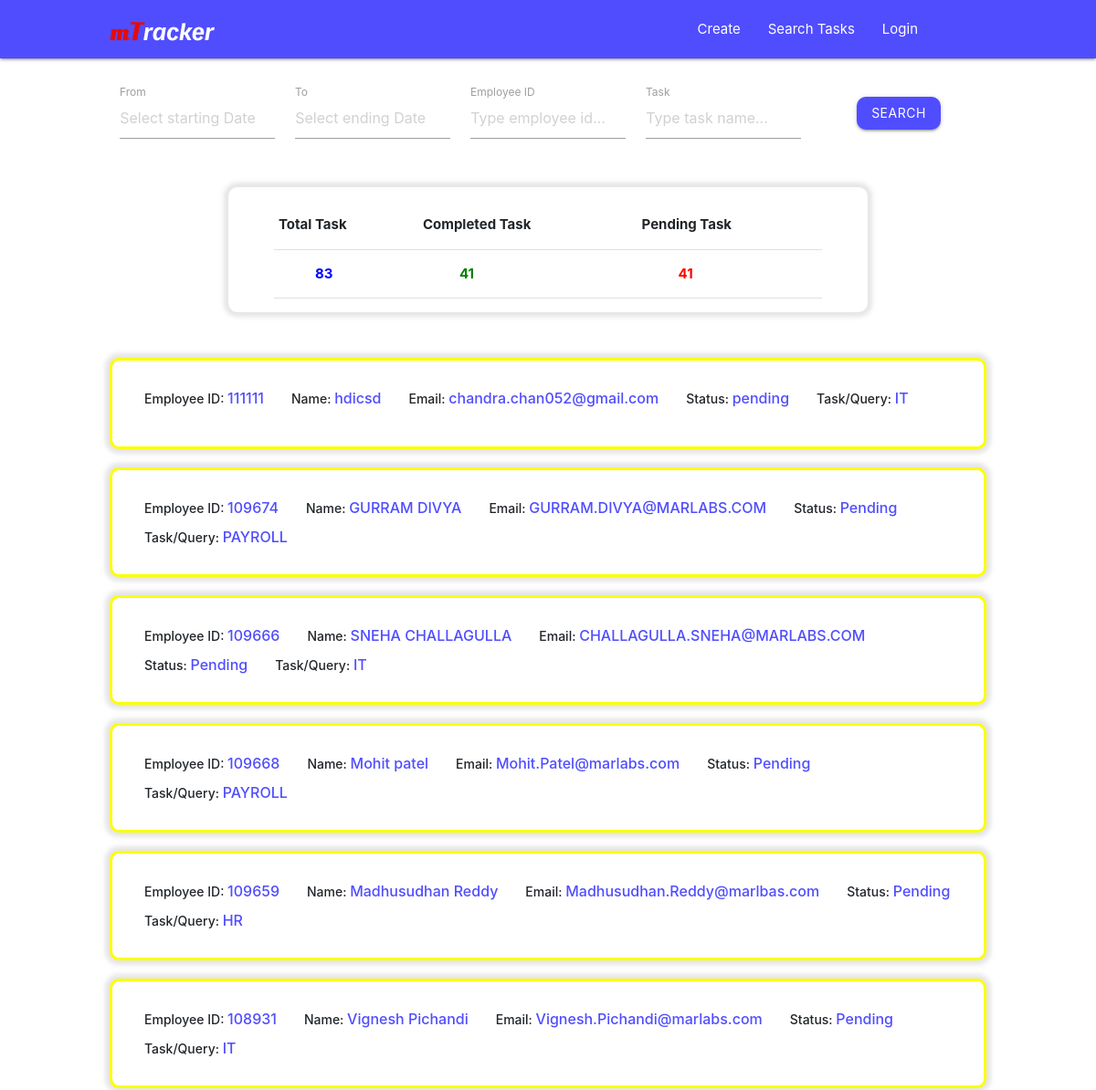
The app's page /search/ (upper part), older data.
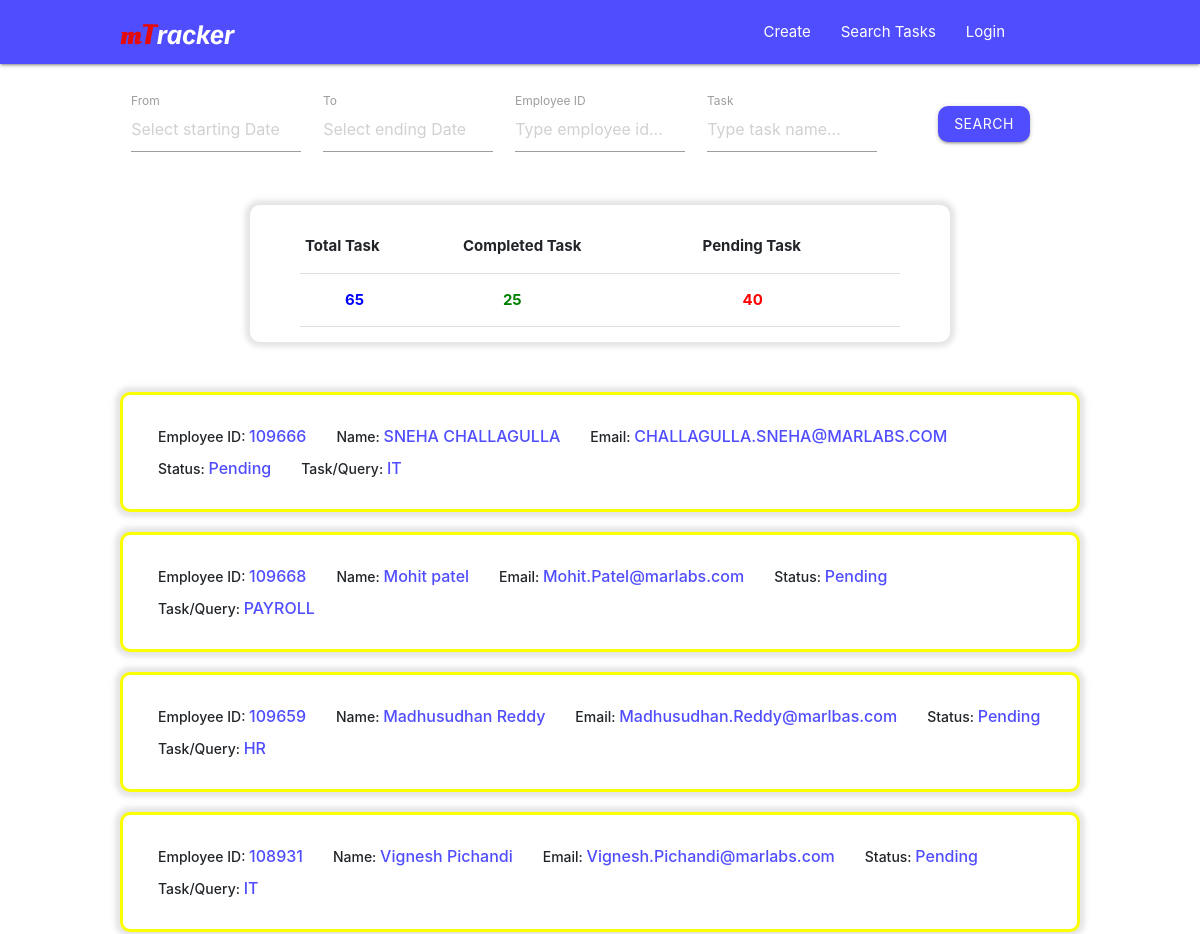
The same page, newer data.
### taskData/models.py (models this page shows)
class TaskData(models.Model):
    empid = models.TextField(max_length=20)
    empname = models.TextField(max_length=50)
    empemail = models.TextField(max_length=50)
    taskname = models.TextField(max_length=100)
    duedate = models.TextField(max_length=20)
    taskstatus = models.TextField(max_length=15)
    tasksummary = models.TextField(max_length=500)
    createdon = models.DateField()

### mtracker/views.py (the view, shortened to what this page needs)
# urls.py: path('search/', views.search, name='search'),
def search(request):
    totaltask = TaskData.objects.all().count()
    completedtask = TaskData.objects.filter(taskstatus='Completed').count()
    pendingtask = TaskData.objects.filter(taskstatus='Pending').count()
    taskData = TaskData.objects.filter().exclude(taskstatus='Completed').order_by('-id')
    context = {
        "totaltask":totaltask,
        "completedtask":completedtask,
        "pendingtask":pendingtask,
        "taskData":taskData,
        }
    return render(request, "search.html", context=context)

### templates/search.html (shortened to what this page needs)
{% extends 'base.html' %}
        {% block body %}
    <center>
        <div class="search-tab-container">
    <div class="all-tasks-container">
        <center>
            <form action="{% url 'search' %}" method="post">
            <div class="task-search row">
                <div class="input-field col l3 m5 s10">
                    <label>From</label>
                    <input placeholder="Select starting Date" type="text" class="datepicker" name="fromdate" >
                </div>
                <div class="input-field col l3 m5 s10">
                    <label>To</label>
                    <input placeholder="Select ending Date" type="text" class="datepicker" name="todate"  >
                </div>
                <div class="input-field col l3 m5 s10">
                    <label>Employee ID</label>
                    <input class="col" type="text" placeholder="Type employee id..." name="empid" >
                </div>
                <div class="input-field col l3 m5 s10">
                    <label>Task</label>
                    <input class="col" type="text" placeholder="Type task name..." name="task" >
                </div>
                <div class="input-field col l12 m12 s12">
                    <button class="btn search-btn waves-effect waves-light" onclick="">Search</button>
                </div>
            </div>
        </form>
        </center>
        <div class="row">
            <center>
                <div class="row">
                    <center>
                        <div class="profile-details-card z-depth-3 task-card collapsible">
                            <center>
                            <table>
                                <tr>
                                    <th >Total Task</th>
                                    <th>Completed Task</th>
                                    <th>Pending Task</th>
                                </tr>
                            <tr>
                                <td><a href="{% url 'search' %}" style="color:blue; font-weight: bold; padding-left: 40px;">{{totaltask}}</a></td>
                                <td><a href="{% url 'search' %}" style="color:green; font-weight: bold; padding-left: 40px;">{{completedtask}}</a></td>
                                <td><a href="{% url 'search' %}" style="color:red; font-weight: bold; padding-left: 40px;">{{pendingtask}}</a></td>
                            </tr>
                            </table>
                        </center>
                        </div>
                    </center>
                        <br>
                </div>
            </center>
        </div>
        <div>
            <ul class="collapsible">
                {% for data in taskData %}
                <li class="task-card pending">
                    <div class="collapsible-header">
                        <div class="employee-info">
                            <div class="">Employee ID: <span>{{data.empid}}</span></div>
                            <div class="">Name: <span>{{data.empname}}</span></div>
                            <div class="">Email: <span>{{data.empemail}}</span></div>
                            <div class="">Status: <span>{{data.taskstatus}}</span></div>
                            <div>Task/Query: <span>{{data.taskname}}</span></div>
                        </div>
                    </div>
                </li>
                {% endfor %}
                <br>
            </ul>
        </div>
    </div>
{% endblock %}

### templates/base.html (shortened to what this page needs)
<!DOCTYPE html>
<html lang="en">
<head>
    <link rel="stylesheet" href="https://cdnjs.cloudflare.com/ajax/libs/materialize/1.0.0/css/materialize.min.css">
    <link rel="stylesheet" href="/static/css/create-task_style.css">
    <link rel="stylesheet" href="/static/css/jquery.datetimepicker.css">
    <link rel="stylesheet" href="https://cdnjs.cloudflare.com/ajax/libs/materialize/1.0.0/css/materialize.min.css">
    <link rel="stylesheet" href="/static/css/hr-profile_style.css">
    <link href="https://cdn.jsdelivr.net/npm/bootstrap@5.1.3/dist/css/bootstrap.min.css" rel="stylesheet">
    <link rel="stylesheet" type="text/css" href="https://stackpath.bootstrapcdn.com/bootstrap/4.3.1/css/bootstrap.min.css">
    <link rel="stylesheet" type="text/css" href="https://codepen.io/skjha5993/pen/bXqWpR.css">
    <link rel="stylesheet" href="https://cdnjs.cloudflare.com/ajax/libs/materialize/1.0.0/css/materialize.min.css">
    <link rel="stylesheet" href="/static/css/update-task_style.css">
    <link rel="stylesheet" href="/static/css/jquery.datetimepicker.css">
    <link rel="stylesheet" href="/static/css/search-display-task_style.css">
    <link rel="stylesheet" href="/static/css/hr-profile_style.css">
</head>
<body>
    <div class="navbar-fixed">
        <nav>
            <div class="nav-wrapper">
                <a href="#!" class="brand-logo">
                    <img src="/static/img/mTracker.png">
                </a>
                <ul class="right hide-on-med-and-down">
                    <li><a href="{% url 'create' %}">Create</a></li>
                    <li><a href="{% url 'search'%}">Search Tasks</a></li>
                    {% if user.is_authenticated %}
                    <li><a href="{% url 'profile'%}">Profile</a></li>
                    <li><a href="{% url 'profile'%}">Hi, {{request.user.first_name}}</a></li>
                    <li><a href="{% url 'logout'%}">Logout</a></li>
                    {% else %}
                    <li><a href="{% url 'login'%}">Login</a></li>
                    {% endif %}
                </ul>
            </div>
        </nav>
    </div>
    {% block body %}
    {% endblock %}
</body>
</html>

### static/css/create-task_style.css (style rules this page uses)
body { overflow-x: hidden; }
.nav-wrapper { padding: 0% 15% 0% 10%; background-color: #504DFF; position: fixed; }

### static/css/hr-profile_style.css (style rules this page uses)
body { overflow-x: hidden; }
.tasks-summary-card, .profile-details-card { height: fit-content; max-width: 700px; padding: 15px 50px; border-radius: 10px; margin: 10px; }

### static/css/update-task_style.css (style rules this page uses)
body { overflow-x: hidden; }
.nav-wrapper { padding: 0% 15% 0% 10%; background-color: #504DFF; position: fixed; }

### static/css/search-display-task_style.css (style rules this page uses)
.task-search { display: flex; flex-direction: row; flex-wrap: wrap; align-content: flex-start; }
.input-field { margin-left: 0; }
.search-btn, .load-more-btn { background: #504DFF !important; }
.btn { border-radius: 10px; }
.all-tasks-container { padding: 1% 10% 0% 10%; }
.collapsible { border: 0px; margin: 0px; -webkit-box-shadow: none; }
.collapsible-header { flex-direction: column; line-height: 2.0; border-bottom: none; }
.task-card { min-height: 100px; width: auto; background-color: white; padding: 10px 20px; margin: 20px 0px; border-radius: 10px; box-shadow: 0 0 5px 5px rgba(216, 216, 216, 0.678); }
.task-info, .employee-info, .task-title { display: flex; flex-direction: row; justify-content:left; flex-wrap: wrap; column-gap: 30px; }
.task-card>div>div>div { font-weight: 500; font-size: 14px; }
.task-card>div>div>div>span { color: #504DFF; font-size: 16px; }
.pending { border:3px rgb(251, 255, 0) solid; }

Row changes from the older to the newer data that the page shows:
removed TaskData: empid "111111", empname "hdicsd", empemail "chandra.chan052@gmail.com", taskstatus "pending", taskname "IT"
removed TaskData: empid "109674", empname "GURRAM DIVYA", empemail "GURRAM.DIVYA@MARLABS.COM", taskstatus "Pending", taskname "PAYROLL"
Text that changed along with them:
{{ totaltask }}: "83" → "65"
{{ completedtask }}: "41" → "25"
{{ pendingtask }}: "41" → "40"
